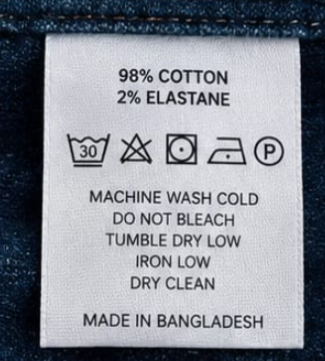
#> input picture Sample image.png, 325 x 361 px
$ python -i ocr.py   (imports and definitions only)
#> lines starting #> are read from the running program, lines starting #| are printed output that depends on the picture; after the words box and inside, x2 and y2 are one past the last pixel; in counts of white or black regions, pixels touching at a corner belong together
import os
import re
import shutil

import cv2
import numpy as np
import pytesseract


# [16 lines left out: function setup_tesseract, not called in this run]


# [1 line not run here, left out]


FABRICS = [
    "COTTON",
    "POLYESTER",
    "VISCOSE",
    "RAYON",
    "SILK",
    "WOOL",
    "NYLON",
    "LINEN",
    "ELASTANE",
    "ACRYLIC",
    "DENIM",
    "SPANDEX"
]


COUNTRIES = [
    "INDIA",
    "CHINA",
    "ITALY",
    "UK",
    "VIETNAM",
    "TURKEY",
    "INDONESIA",
    "BANGLADESH",
    "PAKISTAN"
]


# [68 lines left out: functions correct_common_errors, normalize_text, not called in this run]


def preprocess_image(image):

    img = np.array(image)

    if len(img.shape) == 3:
        img = cv2.cvtColor(img, cv2.COLOR_RGB2BGR)
#> img is the input picture: shape (361, 325, 3); mean B, G, R 149.1, 140.6, 136.5

    gray = cv2.cvtColor(img, cv2.COLOR_BGR2GRAY)
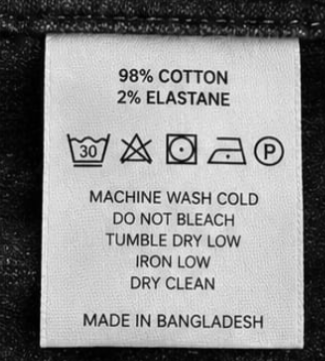
#> gray: shape (361, 325); min 0, max 242, mean 140.2

    gray = cv2.resize(
        gray,
        None,
        fx=3,
        fy=3,
        interpolation=cv2.INTER_CUBIC
    )
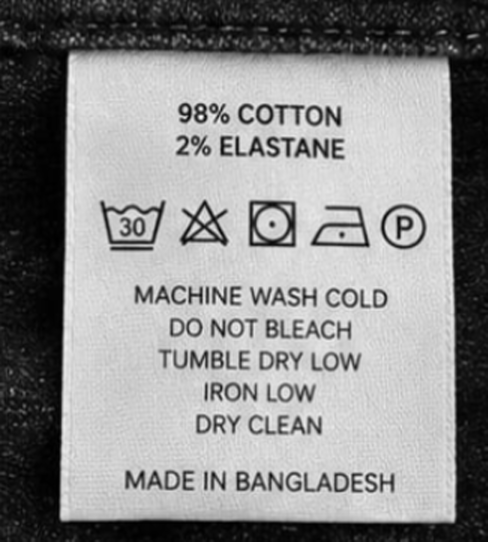
#> gray: shape (1083, 975) (shown at 1/2 size); min 0, max 255, mean 140.2

    clahe = cv2.createCLAHE(
        clipLimit=2.0,
        tileGridSize=(8, 8)
    )

    gray = clahe.apply(gray)
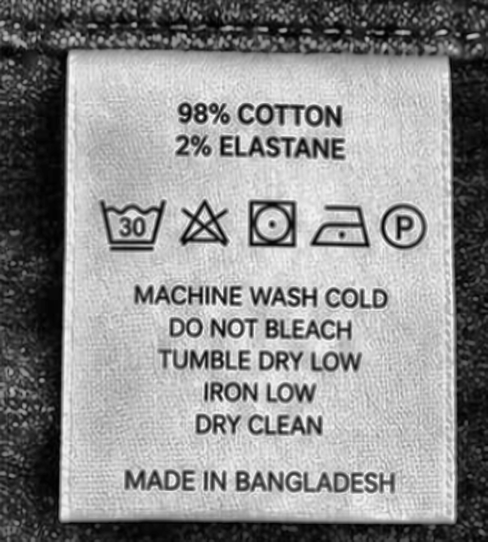
#> gray: shape (1083, 975) (shown at 1/2 size); min 0, max 255, mean 141.7


    gray = cv2.GaussianBlur(
        gray,
        (3, 3),
        0
    )

    return gray


def threshold_image(gray):

    binary = cv2.adaptiveThreshold(
        gray,
        255,
        cv2.ADAPTIVE_THRESH_GAUSSIAN_C,
        cv2.THRESH_BINARY,
        31,
        11
    )
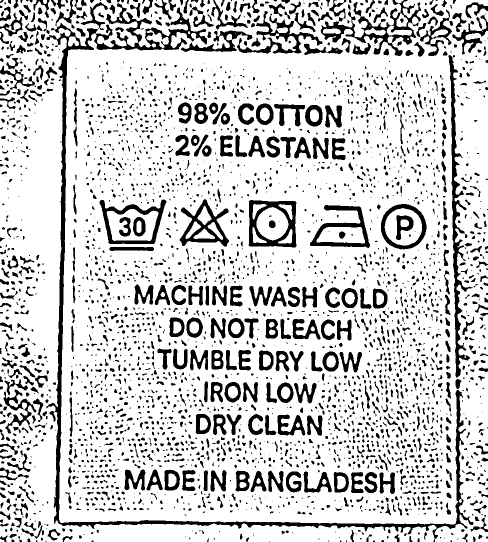
#> binary: shape (1083, 975) (shown at 1/2 size); 80.6% white; 3293 black regions (1788 under 20 px), largest, box (x1, y1, x2, y2) and area: (92, 4, 947, 1083) 18085, (897, 110, 946, 755) 6085, (188, 6, 414, 101) 5559

    return binary


def run_single_ocr(image):

    try:

#> (the run stopped early here; a loop or call above may not have finished)
